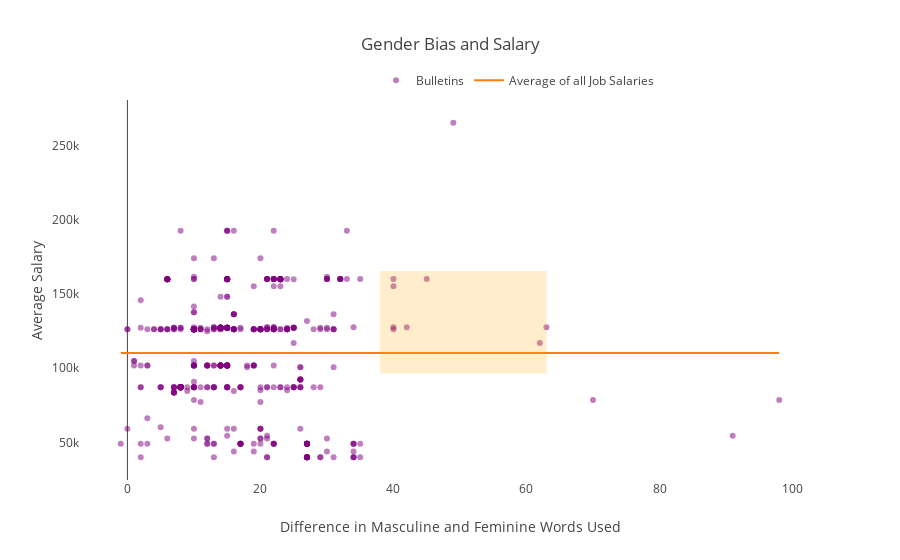

The notebook cell this image was saved under:
### Code cell
t = df_m[df_m["salary"] > 0]
trace = go.Scatter(x = t['difference']*-1, y = t['salary'], text = t['title'],
                   mode = 'markers', marker=dict(color="purple", opacity=0.5), name='Bulletins')

layout = {
    'xaxis' : {'title' : "Difference in Masculine and Feminine Words Used", 'showgrid' : False},
    'yaxis' : {'title' : "Average Salary", 'showgrid' : False},
    'title' : "Gender Bias and Salary",
    'legend': {"x" : 0.4, "y" : 1.09, "orientation" : 'h'},
    'shapes': [
        {
            'type': 'rect',
            'xref': 'x',
            'yref': 'paper',
            'x0': 38,
            'y0': 0.28,
            'x1': 63,
            'y1': 0.55,
            'fillcolor': 'orange',
            'opacity': 0.2,
            'line': {
                'width': 0,
            }
        }]}


trace1 = go.Scatter(x = t['difference']*-1, 
                    y = [np.mean(t['salary'])]*len(df_m), mode = 'lines',
                    name = 'Average of all Job Salaries')
fig = go.Figure(data = [trace, trace1], layout = layout)
iplot(fig)

### Figure 1 — Plotly figure (JSON) as saved in the notebook; plotly's stock layout.template omitted (floating-point values rounded to 4 significant figures; data arrays with more than 128 entries replaced by an {"elided": "..."} marker saying what was removed)
{"data": [{"marker": {"color": "purple", "opacity": 0.5}, "mode": "markers", "name": "Bulletins", "text": {"elided": "504 str values"}, "type": "scatter", "x": {"elided": "504 int values"}, "y": {"elided": "504 int values"}}, {"mode": "lines", "name": "Average of all Job Salaries", "type": "scatter", "x": {"elided": "504 int values"}, "y": {"elided": "654 float values"}}], "layout": {"legend": {"orientation": "h", "x": 0.4, "y": 1.09}, "shapes": [{"fillcolor": "orange", "line": {"width": 0}, "opacity": 0.2, "type": "rect", "x0": 38, "x1": 63, "xref": "x", "y0": 0.28, "y1": 0.55, "yref": "paper"}], "title": "Gender Bias and Salary", "xaxis": {"showgrid": false, "title": "Difference in Masculine and Feminine Words Used"}, "yaxis": {"showgrid": false, "title": "Average Salary"}}}
